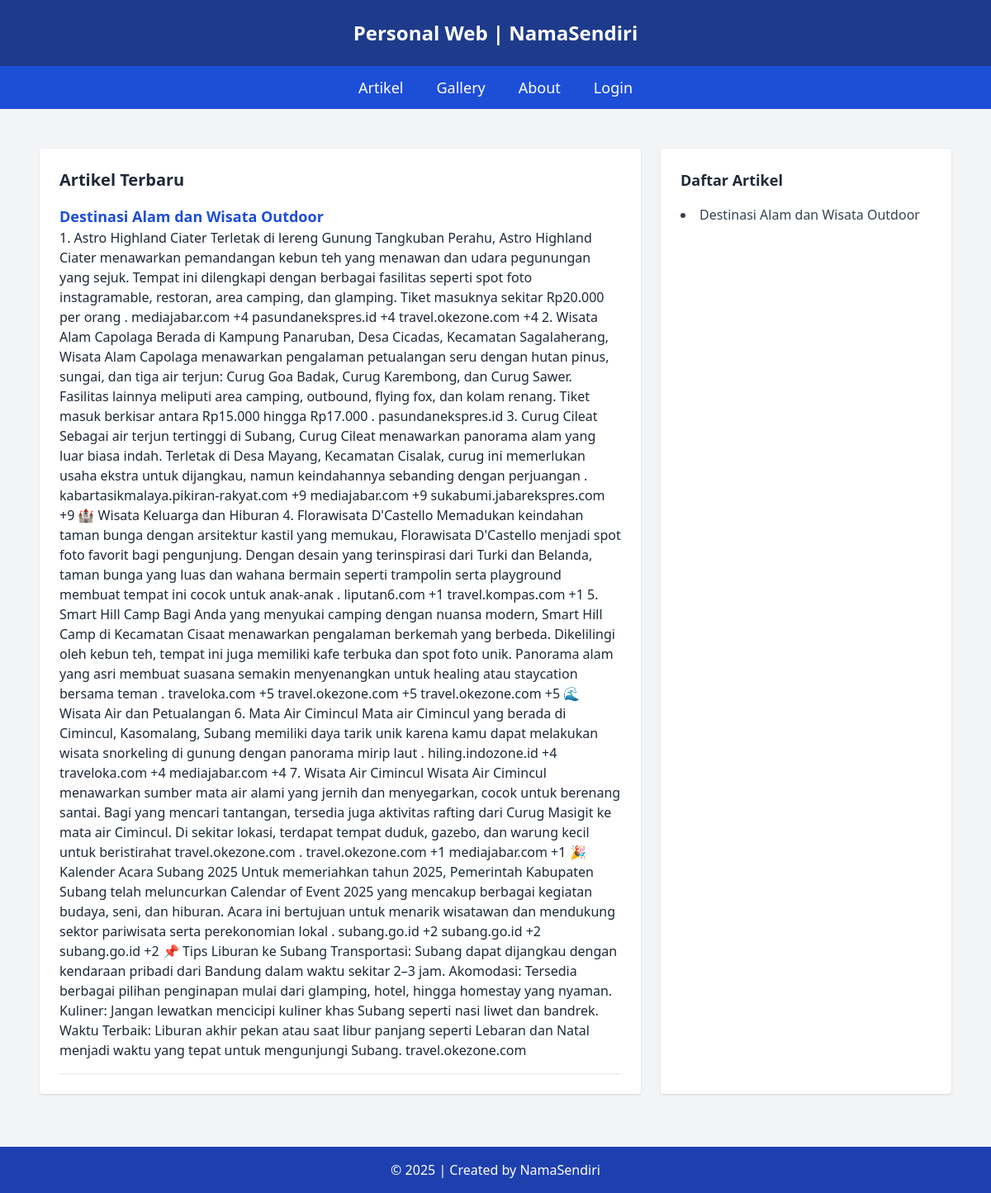
The page / on the database its author committed.
### tables this page shows
CREATE TABLE `tbl_artikel` (
  `id_artikel` int(5) NOT NULL,
  `nama_artikel` text NOT NULL,
  `isi_artikel` text NOT NULL
);

### index.php (the view, shortened to what this page needs)
<?php include "koneksi.php"; ?>
<!DOCTYPE html>
<html lang="en">
<head>
  <script src="https://cdn.tailwindcss.com"></script>
</head>
<body class="bg-gray-100 text-gray-800 font-sans">
  <header class="bg-blue-900 text-white text-center p-6 text-2xl font-bold">
    Personal Web | NamaSendiri
  </header>
  <nav class="bg-blue-700 text-white py-3">
    <ul class="flex justify-center space-x-10 font-medium text-lg">
      <li><a href="index.php" class="hover:underline">Artikel</a></li>
      <li><a href="gallery.php" class="hover:underline">Gallery</a></li>
      <li><a href="about.php" class="hover:underline">About</a></li>
      <li><a href="admin/login.php" class="hover:underline">Login</a></li>
    </ul>
  </nav>
  <main class="max-w-6xl mx-auto p-6 grid grid-cols-1 md:grid-cols-3 gap-6
mt-6">
    <section class="md:col-span-2 bg-white p-6 rounded shadow">
      <h2 class="text-xl font-bold mb-4">Artikel Terbaru</h2>
      <div class="space-y-4">
        <?php
        $sql = "SELECT * FROM tbl_artikel ORDER BY id_artikel DESC";
        $query = mysqli_query($db, $sql);
        while ($data = mysqli_fetch_array($query)) {
          echo "<div class='border-b pb-4'>";
          echo "<h3 class='text-lg font-semibold text-blue-700'>" .
htmlspecialchars($data['nama_artikel']) . "</h3>";
          echo "<p>" . htmlspecialchars($data['isi_artikel']) . "</p>";
          echo "</div>";
        }
        ?>
      </div>
    </section>
    <aside class="bg-white p-6 rounded shadow">
      <h2 class="text-lg font-bold mb-4">Daftar Artikel</h2>
      <ul class="space-y-2 list-disc list-inside text-gray-700">
        <?php
        $sql = "SELECT * FROM tbl_artikel ORDER BY id_artikel DESC";
        $query = mysqli_query($db, $sql);
        while ($data = mysqli_fetch_array($query)) {
          echo "<li>" . htmlspecialchars($data['nama_artikel']) . "</li>";
        }
        ?>
      </ul>
    </aside>
  </main>
  <footer class="bg-blue-800 text-white text-center py-4 mt-10">
    &copy; <?php echo date('Y'); ?> | Created by NamaSendiri
  </footer>
</body>
</html>

### rows shown on the page
tbl_artikel: nama_artikel "Destinasi Alam dan Wisata Outdoor", isi_artikel "1. Astro Highland Ciater Terletak di lereng Gunung Tangkuban Perahu, Astro Highland Ciater menawarkan pemandangan kebun teh yang menawan dan udara pegunungan yang sejuk. Tempat ini dilengkapi dengan berbagai fasilitas seperti spot foto instagramable, restoran, area camping, dan glamping. Tiket masuknya sekitar Rp20.000 per orang . mediajabar.com +4 pasundanekspres.id +4 travel.okezone.com +4 2. Wisata Alam Capolaga Berada di Kampung Panaruban, Desa Cicadas, Kecamatan Sagalaherang, Wisata Alam Capolaga menawarkan pengalaman petualangan seru dengan hutan pinus, sungai, dan tiga air terjun: Curug Goa Badak, Curug Karembong, dan Curug Sawer. Fasilitas lainnya meliputi area camping, outbound,…"
